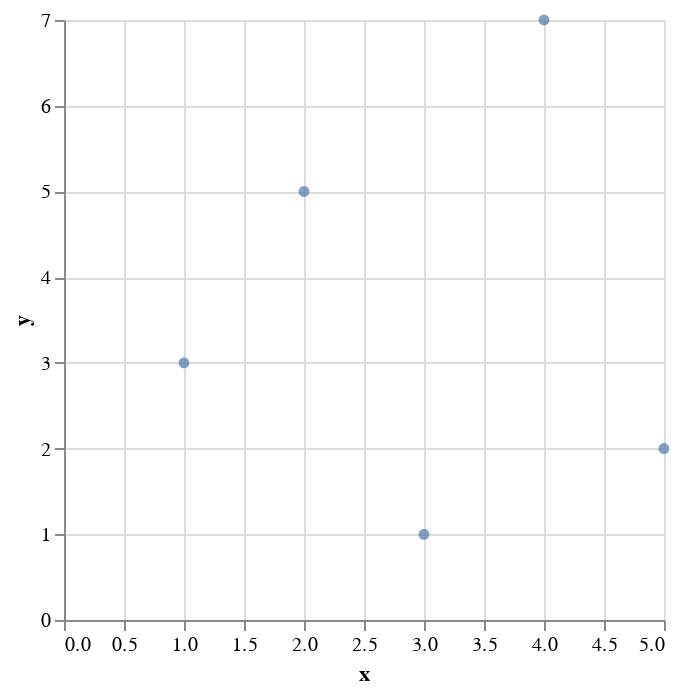

Notebook code for this chart:
### Code cell
data = pd.DataFrame({'x': [1, 2, 3, 4, 5], 'y': [3, 5, 1, 7, 2]})

chart = alt.Chart(data).mark_circle().encode(
    x='x',
    y='y'
)

chart

### Figure 1 — Vega-Lite specification as saved in the notebook (floating-point values rounded to 4 significant figures)
{"config": {"view": {"continuousWidth": 300, "continuousHeight": 300}}, "data": {"name": "data-9a50a70e2225633caa945246106808c7"}, "mark": {"type": "circle"}, "encoding": {"x": {"field": "x", "type": "quantitative"}, "y": {"field": "y", "type": "quantitative"}}, "$schema": "https://vega.github.io/schema/vega-lite/v5.8.0.json", "datasets": {"data-9a50a70e2225633caa945246106808c7": [{"x": 1, "y": 3}, {"x": 2, "y": 5}, {"x": 3, "y": 1}, {"x": 4, "y": 7}, {"x": 5, "y": 2}]}}
